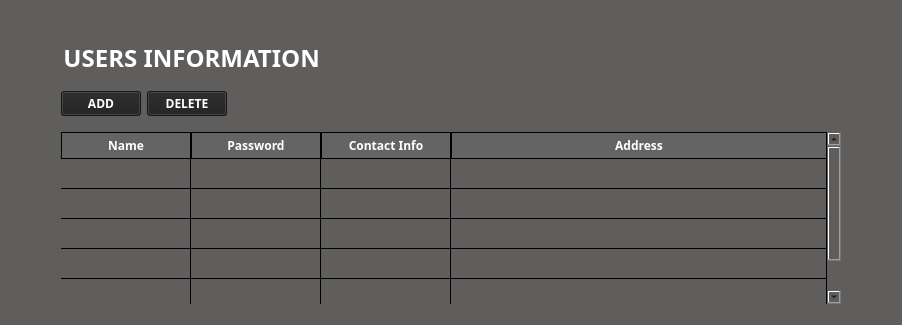
              <widget class="QWidget" name="usersInfo_page">
               <property name="styleSheet">
                <string notr="true">*{
font-family: century gothic;
background-color:#605E5C ;
}
QLineEdit, QTextEdit{
background: #201f1f;
border:#201f1f;
color:white;
font-size:18px;
}
QLabel{
color: white;
font-size: 18px;

}
QPushButton, QToolButton{
font-weight:bold;
color:white ;
background:#201f1f;
}
QPushButton:hover{
color:white;
background-color:black;
}
</string>
               </property>
               <layout class="QVBoxLayout" name="verticalLayout_5">
                <item>
                 <spacer name="verticalSpacer">
                  <property name="orientation">
                   <enum>Qt::Vertical</enum>
                  </property>
                  <property name="sizeType">
                   <enum>QSizePolicy::Minimum</enum>
                  </property>
                  <property name="sizeHint" stdset="0">
                   <size>
                    <width>20</width>
                    <height>30</height>
                   </size>
                  </property>
                 </spacer>
                </item>
                <item>
                 <layout class="QHBoxLayout" name="horizontalLayout_16">
                  <item>
                   <spacer name="horizontalSpacer_17">
                    <property name="orientation">
                     <enum>Qt::Horizontal</enum>
                    </property>
                    <property name="sizeType">
                     <enum>QSizePolicy::Fixed</enum>
                    </property>
                    <property name="sizeHint" stdset="0">
                     <size>
                      <width>40</width>
                      <height>20</height>
                     </size>
                    </property>
                   </spacer>
                  </item>
                  <item>
                   <widget class="QLabel" name="userInfo_label">
                    <property name="styleSheet">
                     <string notr="true">FONT-WEIGHT:BOLD;
font-size:24px;FONT-WEIGHT:BOLD;</string>
                    </property>
                    <property name="text">
                     <string>  USERS INFORMATION</string>
                    </property>
                   </widget>
                  </item>
                  <item>
                   <spacer name="horizontalSpacer_18">
                    <property name="orientation">
                     <enum>Qt::Horizontal</enum>
                    </property>
                    <property name="sizeHint" stdset="0">
                     <size>
                      <width>40</width>
                      <height>20</height>
                     </size>
                    </property>
                   </spacer>
                  </item>
                 </layout>
                </item>
                <item>
                 <spacer name="verticalSpacer_8">
                  <property name="orientation">
                   <enum>Qt::Vertical</enum>
                  </property>
                  <property name="sizeType">
                   <enum>QSizePolicy::Fixed</enum>
                  </property>
                  <property name="sizeHint" stdset="0">
                   <size>
                    <width>20</width>
                    <height>10</height>
                   </size>
                  </property>
                 </spacer>
                </item>
                <item>
                 <layout class="QHBoxLayout" name="horizontalLayout_14">
                  <item>
                   <layout class="QHBoxLayout" name="horizontalLayout_15">
                    <item>
                     <spacer name="horizontalSpacer_15">
                      <property name="orientation">
                       <enum>Qt::Horizontal</enum>
                      </property>
                      <property name="sizeType">
                       <enum>QSizePolicy::Fixed</enum>
                      </property>
                      <property name="sizeHint" stdset="0">
                       <size>
                        <width>50</width>
                        <height>20</height>
                       </size>
                      </property>
                     </spacer>
                    </item>
                    <item>
                     <widget class="QPushButton" name="userAdd_pushButton">
                      <property name="text">
                       <string>ADD</string>
                      </property>
                     </widget>
                    </item>
                    <item>
                     <widget class="QPushButton" name="userDelete_pushButton">
                      <property name="text">
                       <string>DELETE</string>
                      </property>
                     </widget>
                    </item>
                    <item>
                     <spacer name="horizontalSpacer_16">
                      <property name="orientation">
                       <enum>Qt::Horizontal</enum>
                      </property>
                      <property name="sizeHint" stdset="0">
                       <size>
                        <width>40</width>
                        <height>20</height>
                       </size>
                      </property>
                     </spacer>
                    </item>
                   </layout>
                  </item>
                 </layout>
                </item>
                <item>
                 <layout class="QHBoxLayout" name="horizontalLayout_13">
                  <item>
                   <spacer name="horizontalSpacer_14">
                    <property name="orientation">
                     <enum>Qt::Horizontal</enum>
                    </property>
                    <property name="sizeType">
                     <enum>QSizePolicy::Fixed</enum>
                    </property>
                    <property name="sizeHint" stdset="0">
                     <size>
                      <width>40</width>
                      <height>20</height>
                     </size>
                    </property>
                   </spacer>
                  </item>
                  <item>
                   <widget class="QTableWidget" name="user_tableWidget">
                    <property name="minimumSize">
                     <size>
                      <width>800</width>
                      <height>0</height>
                     </size>
                    </property>
                    <property name="styleSheet">
                     <string notr="true">QTableWidget{ 
  width: 100%;
   padding: 10px;
  text-align: left;
color: white;
}


QHeaderView::section {
color:white;
    background-color: #646464;
    padding: 2px;
    border: 1px solid black;
    font-size: 12px;
font-weight:bold;

}

QTableWidget {
    gridline-color: black;
    font-size: 14px;
}

QTableWidget QTableCornerButton::section {
    background-color: #646464;
    border: 1px solid black;
}</string>
                    </property>
                    <property name="frameShape">
                     <enum>QFrame::NoFrame</enum>
                    </property>
                    <property name="frameShadow">
                     <enum>QFrame::Plain</enum>
                    </property>
                    <attribute name="horizontalHeaderCascadingSectionResizes">
                     <bool>true</bool>
                    </attribute>
                    <attribute name="horizontalHeaderDefaultSectionSize">
                     <number>130</number>
                    </attribute>
                    <attribute name="horizontalHeaderShowSortIndicator" stdset="0">
                     <bool>true</bool>
                    </attribute>
                    <attribute name="horizontalHeaderStretchLastSection">
                     <bool>true</bool>
                    </attribute>
                    <attribute name="verticalHeaderVisible">
                     <bool>false</bool>
                    </attribute>
                    <row>
                     <property name="text">
                      <string>1</string>
                     </property>
                    </row>
                    <row>
                     <property name="text">
                      <string>2</string>
                     </property>
                    </row>
                    <row>
                     <property name="text">
                      <string>3</string>
                     </property>
                    </row>
                    <row>
                     <property name="text">
                      <string>4</string>
                     </property>
                    </row>
                    <row>
                     <property name="text">
                      <string>5</string>
                     </property>
                    </row>
                    <column>
                     <property name="text">
                      <string>Name</string>
                     </property>
                    </column>
                    <column>
                     <property name="text">
                      <string>Password</string>
                     </property>
                    </column>
                    <column>
                     <property name="text">
                      <string>Contact Info</string>
                     </property>
                    </column>
                    <column>
                     <property name="text">
                      <string>Address</string>
                     </property>
                    </column>
                   </widget>
                  </item>
                  <item>
                   <spacer name="horizontalSpacer_13">
                    <property name="orientation">
                     <enum>Qt::Horizontal</enum>
                    </property>
                    <property name="sizeHint" stdset="0">
                     <size>
                      <width>40</width>
                      <height>20</height>
                     </size>
                    </property>
                   </spacer>
                  </item>
                 </layout>
                </item>
               </layout>
              </widget>
